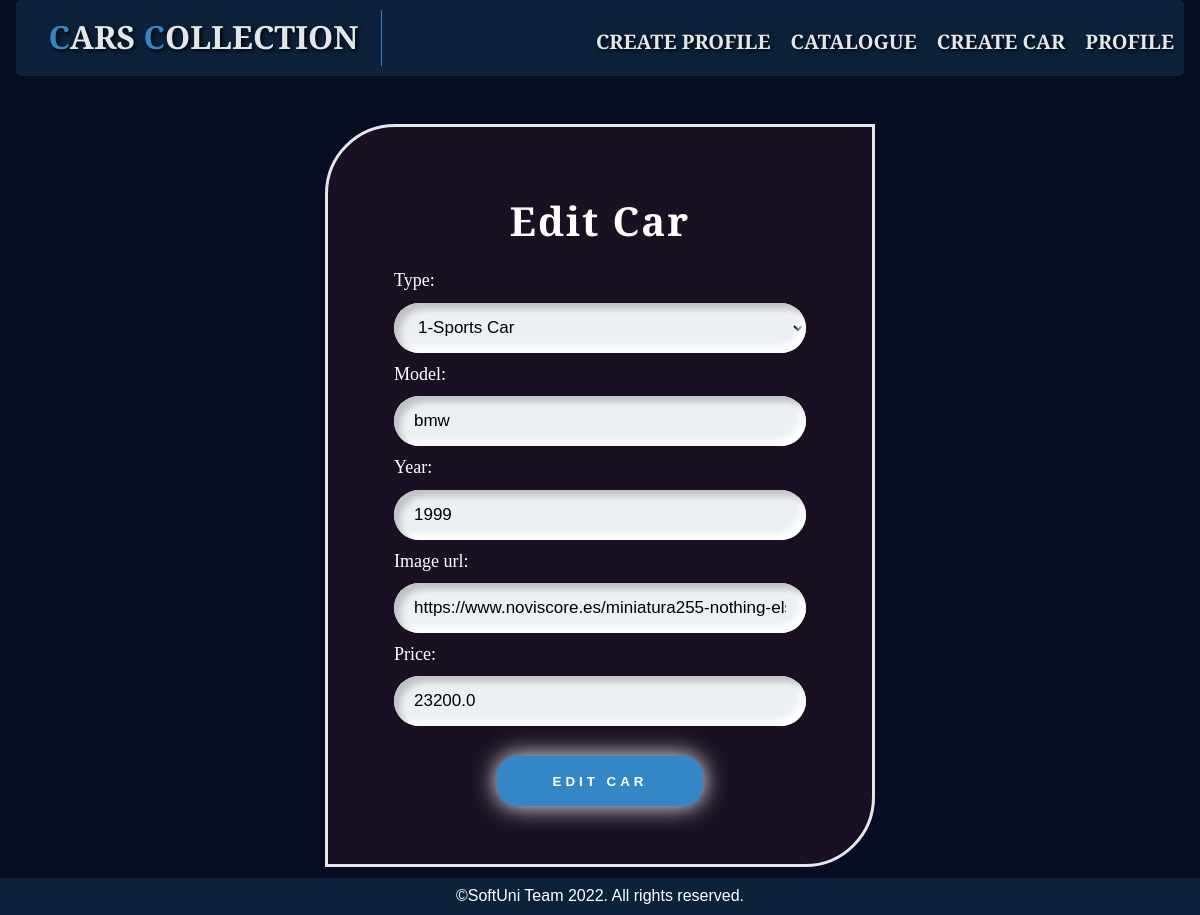
Before: /car/2/edit/ with the older database file.
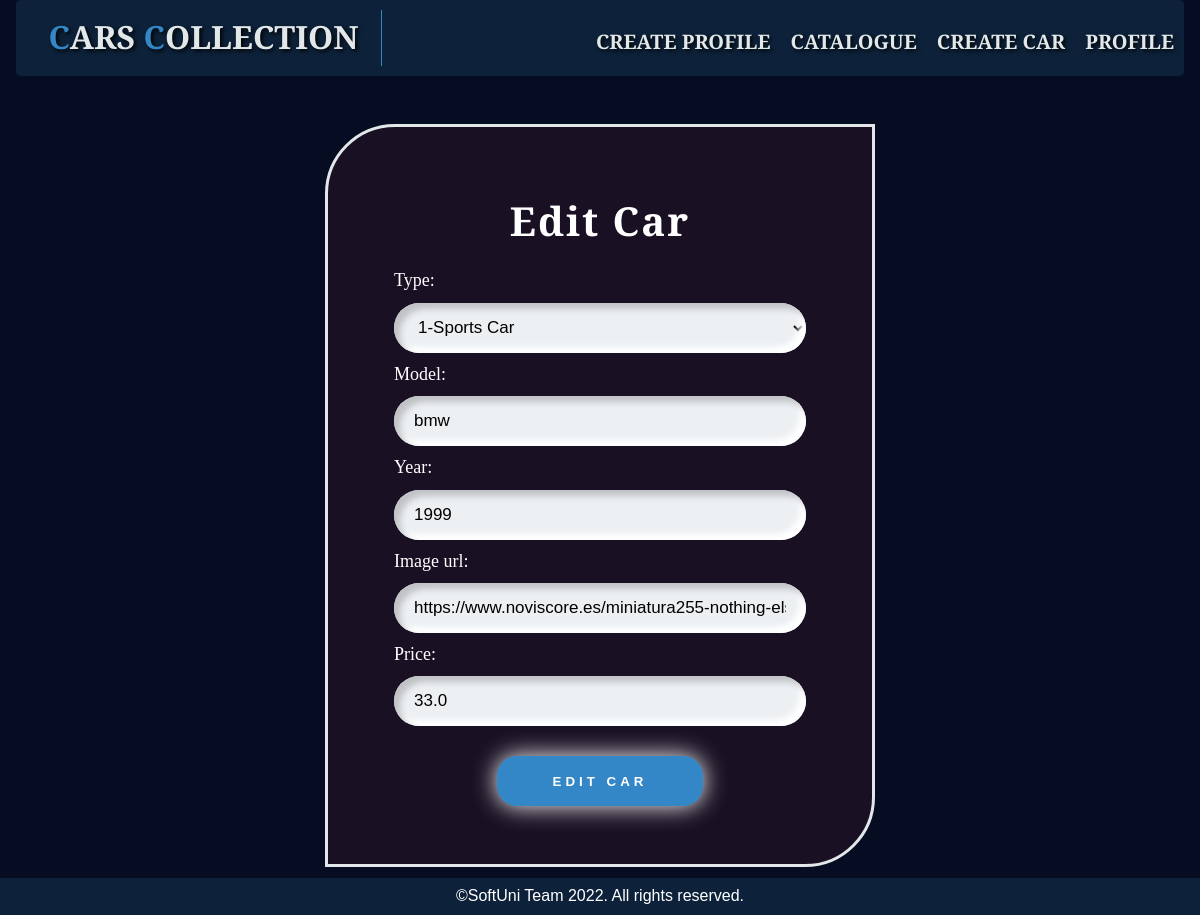
After: the same page with the newer database file.
### CarCollection_remake_exam/my_web/models.py (models this page shows)
class Car(models.Model):
    CAR_TYPE_CHOICES = (
        ('Sports Car', '1-Sports Car'),
        ('Pickup', '2-Pickup'),
        ('Crossover', '3-Crossover'),
        ('Minibus', '4-Minibus'),
        ('Other', '5-Other'),
    )
    type = models.CharField(
        max_length=10,
        choices=CAR_TYPE_CHOICES,
    )
    model = models.CharField(
        max_length=20,
        validators=[
            validators.MinLengthValidator(2, message='It should consist of a minimum of 2 characters!')
        ],
    )
    year = models.PositiveIntegerField(
        validators=[
            validate_car_year,
        ]
    )
    image_url = models.URLField()
    price = models.FloatField(
        validators=[validators.MinValueValidator(1, message='Price cannot be below 1!')]
    )

### CarCollection_remake_exam/my_web/views.py (the view)
# urls.py: path('<int:pk>/edit/', edit_car, name='edit-car'),
def edit_car(request, pk):
    car = Car.objects.filter(pk=pk).get()
    if request.method == 'GET':
        form = CarEditForm(instance=car)
    else:
        form = CarEditForm(request.POST, instance=car)
        if form.is_valid():
            form.save()
            return redirect('catalogue')
    context = {'car': car, 'form': form, }
    return render(request, 'car/car-edit.html', context, )

### CarCollection_remake_exam/my_web/forms.py
class CarEditForm(CarBaseForm):
    pass

### templates/car/car-edit.html (shortened to what this page needs)
{% extends 'base.html' %}
{% block content %}
    <section id="create-page" class="auth">
        <form id="create" method="post" action="{% url 'edit-car' pk=car.pk %}">
            <div class="container">
                <h1>Edit Car</h1>
                {{ form }}
                <input class="btn submit" type="submit" value="Edit Car">
            </div>
        </form>
    </section>
{% endblock %}

Changed rows visible on the page:
changed Car "1-Sports Car": price "23200.0" → "33.0"
